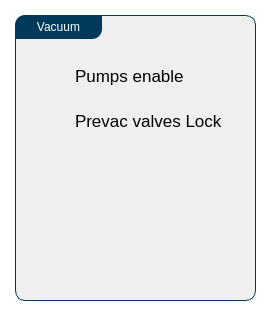
<?xml version="1.0" encoding="UTF-8"?>
<ui version="4.0">
 <class>mainWindow</class>
 <widget class="QMainWindow" name="mainWindow">
  <property name="geometry">
   <rect>
    <x>0</x>
    <y>0</y>
    <width>270</width>
    <height>314</height>
   </rect>
  </property>
  <property name="windowTitle">
   <string>UrsaPQ Remote - Vacuum</string>
  </property>
  <property name="styleSheet">
   <string notr="true">#centralwidget{
	background-color: #FFFFFF;
}

QLabel {
	font-size: 12.5pt;
}

QGroupBox {
	background-color: #EFEFEF;
    border: 1px solid gray;
    border-color: #003959;
    border-radius: 10px;
}

QGroupBox::title {
    subcontrol-position: top left;
 	border-top-left-radius: 10px;
 	border-bottom-right-radius: 10px;
    padding: 5px 20px;
    background-color: #003959;
    color: rgb(255, 255, 255);
}</string>
  </property>
  <widget class="QWidget" name="centralwidget">
   <widget class="QGroupBox" name="groupBox">
    <property name="geometry">
     <rect>
      <x>15</x>
      <y>15</y>
      <width>241</width>
      <height>286</height>
     </rect>
    </property>
    <property name="title">
     <string>Vacuum</string>
    </property>
    <widget class="QWidget" name="verticalLayoutWidget">
     <property name="geometry">
      <rect>
       <x>15</x>
       <y>90</y>
       <width>46</width>
       <height>31</height>
      </rect>
     </property>
     <layout class="QVBoxLayout" name="prevacValveLockBox"/>
    </widget>
    <widget class="QLabel" name="label_2">
     <property name="geometry">
      <rect>
       <x>60</x>
       <y>90</y>
       <width>166</width>
       <height>31</height>
      </rect>
     </property>
     <property name="text">
      <string>Prevac valves Lock</string>
     </property>
    </widget>
    <widget class="QWidget" name="verticalLayoutWidget_2">
     <property name="geometry">
      <rect>
       <x>15</x>
       <y>45</y>
       <width>46</width>
       <height>31</height>
      </rect>
     </property>
     <layout class="QVBoxLayout" name="pumpsEnableBox"/>
    </widget>
    <widget class="QLabel" name="label_3">
     <property name="geometry">
      <rect>
       <x>60</x>
       <y>45</y>
       <width>166</width>
       <height>31</height>
      </rect>
     </property>
     <property name="text">
      <string>Pumps enable</string>
     </property>
    </widget>
   </widget>
  </widget>
 </widget>
 <resources/>
 <connections/>
</ui>
